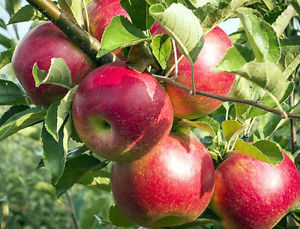
#> input picture Obj_detection_small/apple_77.jpg, 300 x 229 px; its folder holds only this picture in this run
$ python Edge_detection.py   (older library calls are emulated)
#> lines starting #> are read from the running program, lines starting #| are printed output that depends on the picture; after the words box and inside, x2 and y2 are one past the last pixel; in counts of white or black regions, pixels touching at a corner belong together
import cv2
import numpy as np
import matplotlib.pyplot as plt
import os


folder = "Obj_detection_small/"

# Load images from a folder and resize them
def load_images_from_folder(folder):
#> called with folder = 'Obj_detection_small/'
    filenames = []
    for filename in os.listdir(folder):
        img = cv2.imread(os.path.join(folder, filename), cv2.IMREAD_GRAYSCALE)
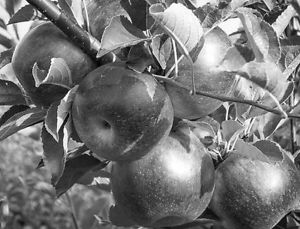
#> img: shape (229, 300); min 0, max 255, mean 117
        if img is not None:
            # Resize the image to a consistent size
            # img_resized = cv2.resize(img, IMAGE_SIZE)
            # images.append(img_resized)
            filenames.append(filename)
    return filenames

filenames = load_images_from_folder(folder)
print(filenames)


# Load the image in grayscale
image = cv2.imread(folder + filenames[0], cv2.IMREAD_GRAYSCALE)

# Apply Sobel edge detection
sobel_x = cv2.Sobel(image, cv2.CV_64F, 1, 0, ksize=3)  # Sobel in X direction
sobel_y = cv2.Sobel(image, cv2.CV_64F, 0, 1, ksize=3)  # Sobel in Y direction
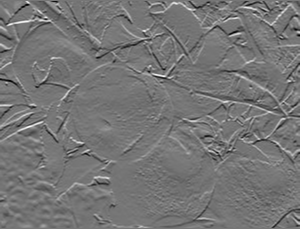
#> sobel_y: shape (229, 300) float64; min -730, max 846, mean -2.3; drawn with min black and max white

# Compute the magnitude of the gradient
sobel_magnitude = np.sqrt(sobel_x**2 + sobel_y**2)
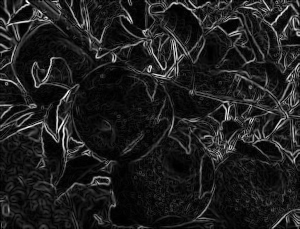
#> sobel_magnitude: shape (229, 300) float64; min 0, max 904.4, mean 111; drawn with min black and max white

# Display results
plt.figure(figsize=(10, 5))
plt.subplot(1, 2, 1)
plt.title('Sobel Magnitude')
plt.imshow(sobel_magnitude, cmap='gray')
plt.axis('off')

plt.subplot(1, 2, 2)
plt.title('Original Image')
plt.imshow(image, cmap='gray')
plt.axis('off')

plt.show()

####-----------------------------------

# Define Prewitt kernels
prewitt_x = np.array([[-1, 0, 1], [-1, 0, 1], [-1, 0, 1]])
prewitt_y = np.array([[1, 1, 1], [0, 0, 0], [-1, -1, -1]])

# Apply Prewitt edge detection using cv2.filter2D()
prewitt_x_edges = cv2.filter2D(image, -1, prewitt_x)
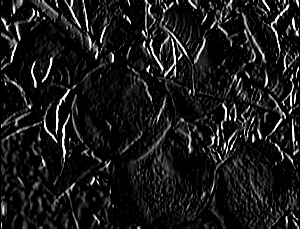
#> prewitt_x_edges: shape (229, 300); min 0, max 255, mean 24.9
prewitt_y_edges = cv2.filter2D(image, -1, prewitt_y)
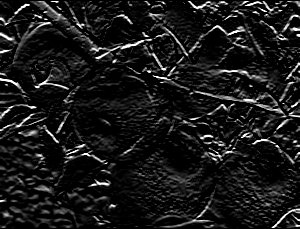
#> prewitt_y_edges: shape (229, 300); min 0, max 255, mean 24.9

# Compute the gradient magnitude
prewitt_magnitude = np.sqrt(prewitt_x_edges**2 + prewitt_y_edges**2)
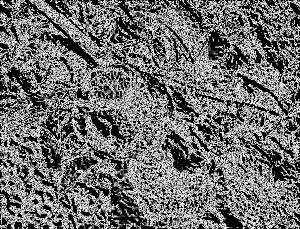
#> prewitt_magnitude: shape (229, 300) float16; min 0, max 15.91, mean 6.83; drawn with min black and max white

# Display the result
plt.figure(figsize=(10, 5))
plt.subplot(1, 2, 1)
plt.title('Prewitt Magnitude')
plt.imshow(prewitt_magnitude, cmap='gray')
plt.axis('off')

plt.subplot(1, 2, 2)
plt.title('Original Image')
plt.imshow(image, cmap='gray')
plt.axis('off')

plt.show()


### -----------------------

# Apply Canny edge detection
edges = cv2.Canny(image, threshold1=100, threshold2=200)
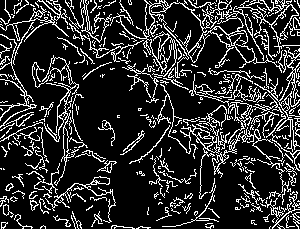
#> edges: shape (229, 300); 17.9% white in thin lines or dots

# Display results
plt.figure(figsize=(10, 5))
plt.subplot(1, 2, 1)
plt.title('Canny Edges')
plt.imshow(edges, cmap='gray')
plt.axis('off')

plt.subplot(1, 2, 2)
plt.title('Original Image')
plt.imshow(image, cmap='gray')
plt.axis('off')

plt.show()

$ run again, on Obj_detection_small/apple_83.jpg
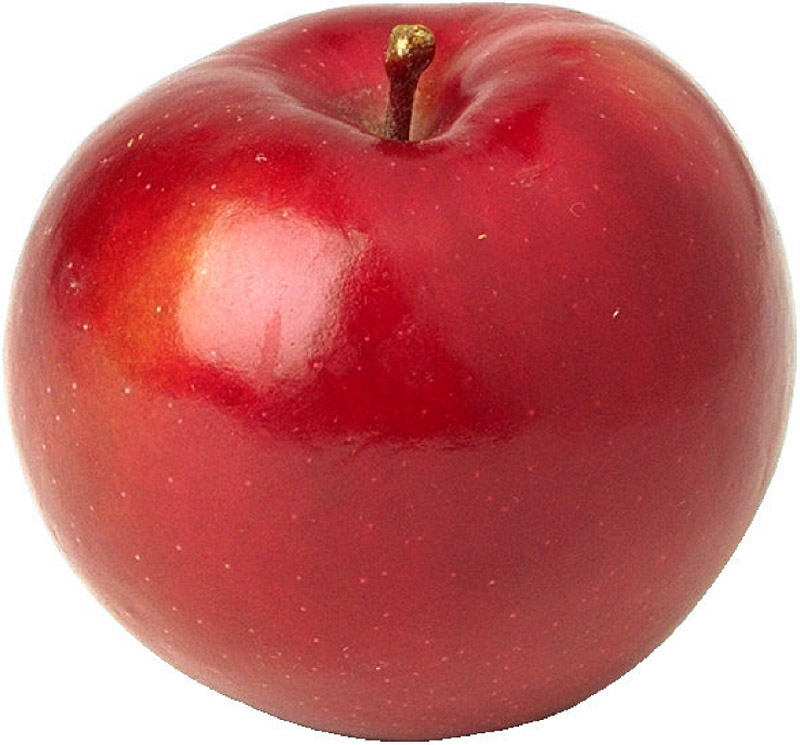
#> input picture Obj_detection_small/apple_83.jpg, 800 x 745 px
#> `edges = cv2.Canny(image, threshold1=100, threshold2=200)`:
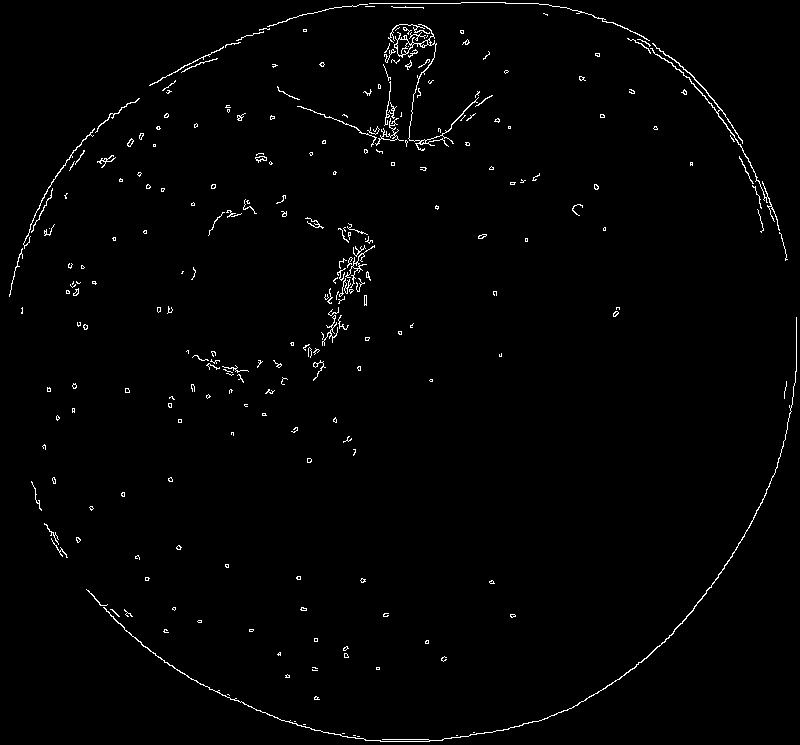
#> edges: shape (745, 800); 1.3% white in thin lines or dots
